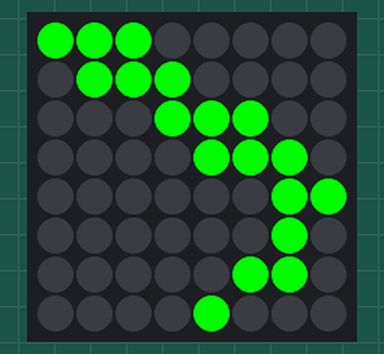
Recording of a program running on a simulated Raspberry Pi (BCM pin numbers) with a Sense HAT. Shown: the Sense HAT's 8×8 RGB LED matrix. At 0.0 s the program stops and its outputs stay as they are.

Above: at 0.1 s.

The program:

green_checkmark.py
```python
from sense_emu import SenseHat

class GreenCheck:

    black = (0, 0, 0)
    green = (0, 255, 0)

    check_mark_pixels = [
        black, black, black, black, black, black, black, green,
        black, black, black, black, black, black, green, green,
        black, black, black, black, black, black, green, green,
        black, black, black, black, black, green, green, black,
        green, black, black, black, green, green, black, black,
        black, green, black, black, green, green, black, black,
        black, green, green, green, green, black, black, black,
        black, black, black, green, black, black, black, black
    ]

    def __init__(self, rotation=0):

        self.sense = SenseHat()
        self.sense.set_rotation(rotation)


    def display(self):
        self.sense.set_pixels(self.check_mark_pixels)


if __name__ == "__main__":
 greenCheck = GreenCheck(rotation = 270)
 greenCheck.display()
```
